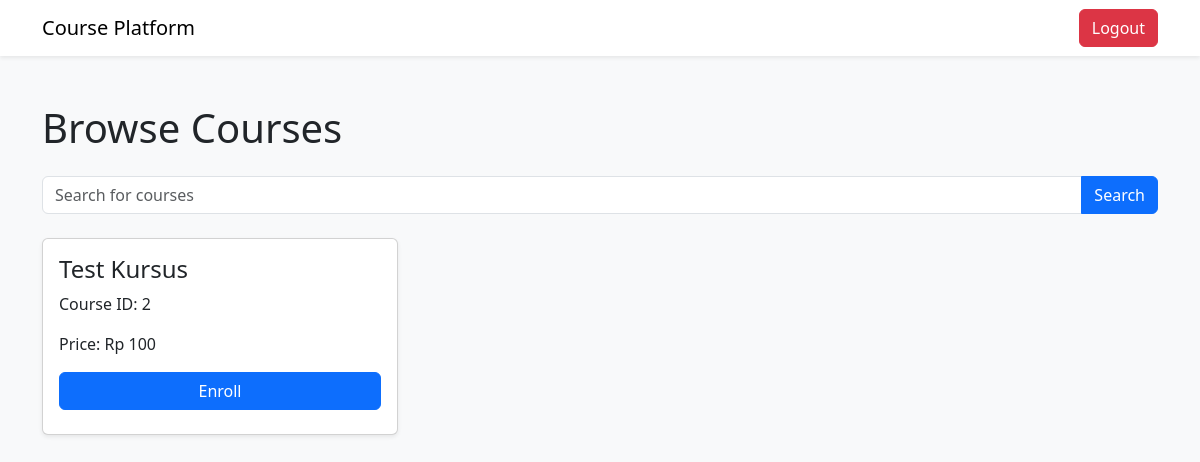
The page /student/browse-course (signed in) on the database as committed earlier.
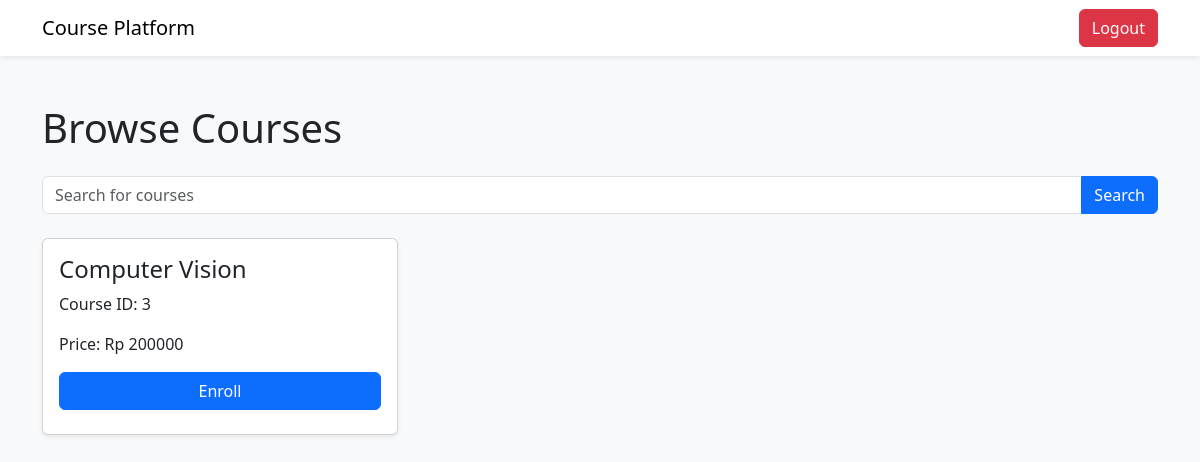
The same page on the database as committed later.
### tables this page shows
CREATE TABLE kursus (
                id_kursus INTEGER PRIMARY KEY AUTOINCREMENT,
                id_instruktur INTEGER,
                nama_kursus TEXT NOT NULL,
                harga_kursus INT NOT NULL,
                FOREIGN KEY (id_instruktur) REFERENCES instruktur(id_instruktur)
            );

### features/student.py (the view)
    def browse_course(self):
        if not session.get('email') or session.get('role') != 'user':
            return redirect(url_for('home'))
        email = session.get('email')
        student = query_db('SELECT * FROM peserta WHERE email = ?', (email,), one=True)
        student_id = student['id_peserta']
        search_query = request.args.get('search', '')
        if search_query:
            courses = query_db('''
                SELECT * FROM kursus
                WHERE id_kursus NOT IN (
                    SELECT id_kursus FROM peserta_has_kursus WHERE id_peserta = ?
                ) AND nama_kursus LIKE ?
            ''', (student_id, f'%{search_query}%'))
        else:
            courses = query_db('''
                SELECT * FROM kursus
                WHERE id_kursus NOT IN (
                    SELECT id_kursus FROM peserta_has_kursus WHERE id_peserta = ?
                )
            ''', (student_id,))
        return render_template('student/browse_course.html', courses=courses)

### database.py (called while the page is built)
def get_db():
    db = getattr(g, '_database', None)
    if db is None:
        db = g._database = sqlite3.connect(DATABASE)
        db.row_factory = sqlite3.Row
    return db

def query_db(query, args=(), one=False):
    cur = get_db().execute(query, args)
    rv = cur.fetchall()
    cur.close()
    get_db().commit()
    return (rv[0] if rv else None) if one else rv

### templates/student/browse_course.html (shortened to what this page needs)
<!DOCTYPE html>
<html lang="en">
<head>
    <link href="https://cdn.jsdelivr.net/npm/bootstrap@5.3.0/dist/css/bootstrap.min.css" rel="stylesheet">
</head>
<body class="bg-light">
    <nav class="navbar navbar-expand-lg navbar-light bg-white shadow-sm">
        <div class="container">
            <a class="navbar-brand" href="/student">Course Platform</a>
            <div class="d-flex">
                <a href="/logout" class="btn btn-danger">Logout</a>
            </div>
        </div>
    </nav>
    <div class="container py-5">
        <h1 class="mb-4">Browse Courses</h1>
        <form method="GET" action="/student/browse-course" class="mb-4">
            <div class="input-group">
                <input type="text" class="form-control" name="search" placeholder="Search for courses"
                    aria-label="Search for courses" aria-describedby="button-search">
                <button class="btn btn-primary" type="submit" id="button-search">Search</button>
            </div>
        </form>
        <div class="row g-4">
            {% if courses %}
            {% for course in courses %}
            <div class="col-md-4">
                <div class="card h-100 shadow-sm">
                    <div class="card-body d-flex flex-column">
                        <h4 class="card-title h4">{{ course.nama_kursus }}</h4>
                        <p class="card-text">Course ID: {{ course.id_kursus }}</p>
                        <p class="card-text">Price: Rp {{ course.harga_kursus }}</p>
                        <div class="mt-auto">
                            <form method="POST" action="/student/enroll/{{ course.id_kursus }}">
                                <button type="submit" class="btn btn-primary w-100 mb-2">Enroll</button>
                            </form>
                        </div>
                    </div>
                </div>
            </div>
            {% endfor %}
            {% else %}
            <p class="text-muted">No more available courses.</p>
            {% endif %}
        </div>
    </div>
</body>
</html>

Rows that differ between the two databases and show on the page:
no longer on this page (row edited): kursus: nama_kursus "Test Kursus", id_kursus "2", harga_kursus "100"
added kursus: nama_kursus "Computer Vision", id_kursus "3", harga_kursus "200000"
